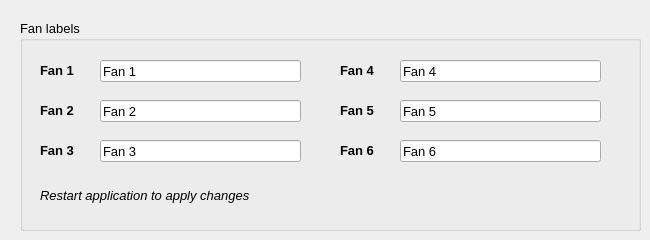
    <widget class="QWidget" name="tabRenameFans">
     <property name="enabled">
      <bool>true</bool>
     </property>
     <attribute name="title">
      <string>Rename Fans</string>
     </attribute>
     <widget class="QGroupBox" name="groupBoxFanNames">
      <property name="enabled">
       <bool>true</bool>
      </property>
      <property name="geometry">
       <rect>
        <x>20</x>
        <y>20</y>
        <width>621</width>
        <height>211</height>
       </rect>
      </property>
      <property name="font">
       <font>
        <pointsize>10</pointsize>
        <weight>50</weight>
        <bold>false</bold>
       </font>
      </property>
      <property name="title">
       <string>Fan labels</string>
      </property>
      <widget class="QLabel" name="label_77">
       <property name="geometry">
        <rect>
         <x>20</x>
         <y>80</y>
         <width>51</width>
         <height>21</height>
        </rect>
       </property>
       <property name="font">
        <font>
         <pointsize>10</pointsize>
         <weight>75</weight>
         <bold>true</bold>
        </font>
       </property>
       <property name="text">
        <string>Fan 2</string>
       </property>
      </widget>
      <widget class="QLineEdit" name="lineEditFan5">
       <property name="geometry">
        <rect>
         <x>380</x>
         <y>80</y>
         <width>201</width>
         <height>22</height>
        </rect>
       </property>
       <property name="font">
        <font>
         <pointsize>10</pointsize>
         <weight>50</weight>
         <bold>false</bold>
        </font>
       </property>
       <property name="text">
        <string>Fan 5</string>
       </property>
      </widget>
      <widget class="QLabel" name="label_147">
       <property name="geometry">
        <rect>
         <x>320</x>
         <y>80</y>
         <width>51</width>
         <height>21</height>
        </rect>
       </property>
       <property name="font">
        <font>
         <pointsize>10</pointsize>
         <weight>75</weight>
         <bold>true</bold>
        </font>
       </property>
       <property name="text">
        <string>Fan 5</string>
       </property>
      </widget>
      <widget class="QLineEdit" name="lineEditFan4">
       <property name="geometry">
        <rect>
         <x>380</x>
         <y>40</y>
         <width>201</width>
         <height>22</height>
        </rect>
       </property>
       <property name="font">
        <font>
         <pointsize>10</pointsize>
         <weight>50</weight>
         <bold>false</bold>
        </font>
       </property>
       <property name="text">
        <string>Fan 4</string>
       </property>
      </widget>
      <widget class="QLabel" name="label_6">
       <property name="geometry">
        <rect>
         <x>20</x>
         <y>40</y>
         <width>51</width>
         <height>21</height>
        </rect>
       </property>
       <property name="font">
        <font>
         <pointsize>10</pointsize>
         <weight>75</weight>
         <bold>true</bold>
        </font>
       </property>
       <property name="text">
        <string>Fan 1</string>
       </property>
      </widget>
      <widget class="QLabel" name="label_78">
       <property name="geometry">
        <rect>
         <x>20</x>
         <y>120</y>
         <width>51</width>
         <height>21</height>
        </rect>
       </property>
       <property name="font">
        <font>
         <pointsize>10</pointsize>
         <weight>75</weight>
         <bold>true</bold>
        </font>
       </property>
       <property name="text">
        <string>Fan 3</string>
       </property>
      </widget>
      <widget class="QLineEdit" name="lineEditFan6">
       <property name="geometry">
        <rect>
         <x>380</x>
         <y>120</y>
         <width>201</width>
         <height>22</height>
        </rect>
       </property>
       <property name="font">
        <font>
         <pointsize>10</pointsize>
         <weight>50</weight>
         <bold>false</bold>
        </font>
       </property>
       <property name="text">
        <string>Fan 6</string>
       </property>
      </widget>
      <widget class="QLineEdit" name="lineEditFan2">
       <property name="geometry">
        <rect>
         <x>80</x>
         <y>80</y>
         <width>201</width>
         <height>22</height>
        </rect>
       </property>
       <property name="font">
        <font>
         <pointsize>10</pointsize>
         <weight>50</weight>
         <bold>false</bold>
        </font>
       </property>
       <property name="text">
        <string>Fan 2</string>
       </property>
      </widget>
      <widget class="QLabel" name="label_149">
       <property name="geometry">
        <rect>
         <x>320</x>
         <y>120</y>
         <width>51</width>
         <height>21</height>
        </rect>
       </property>
       <property name="font">
        <font>
         <pointsize>10</pointsize>
         <weight>75</weight>
         <bold>true</bold>
        </font>
       </property>
       <property name="text">
        <string>Fan 6</string>
       </property>
      </widget>
      <widget class="QLabel" name="label_148">
       <property name="geometry">
        <rect>
         <x>320</x>
         <y>40</y>
         <width>51</width>
         <height>21</height>
        </rect>
       </property>
       <property name="font">
        <font>
         <pointsize>10</pointsize>
         <weight>75</weight>
         <bold>true</bold>
        </font>
       </property>
       <property name="text">
        <string>Fan 4</string>
       </property>
      </widget>
      <widget class="QLineEdit" name="lineEditFan1">
       <property name="geometry">
        <rect>
         <x>80</x>
         <y>40</y>
         <width>201</width>
         <height>22</height>
        </rect>
       </property>
       <property name="font">
        <font>
         <pointsize>10</pointsize>
         <weight>50</weight>
         <bold>false</bold>
        </font>
       </property>
       <property name="text">
        <string>Fan 1</string>
       </property>
      </widget>
      <widget class="QLineEdit" name="lineEditFan3">
       <property name="geometry">
        <rect>
         <x>80</x>
         <y>120</y>
         <width>201</width>
         <height>22</height>
        </rect>
       </property>
       <property name="font">
        <font>
         <pointsize>10</pointsize>
         <weight>50</weight>
         <bold>false</bold>
        </font>
       </property>
       <property name="text">
        <string>Fan 3</string>
       </property>
      </widget>
      <widget class="QLabel" name="label_4">
       <property name="geometry">
        <rect>
         <x>20</x>
         <y>160</y>
         <width>281</width>
         <height>31</height>
        </rect>
       </property>
       <property name="font">
        <font>
         <pointsize>10</pointsize>
         <italic>true</italic>
        </font>
       </property>
       <property name="text">
        <string>Restart application to apply changes</string>
       </property>
      </widget>
     </widget>
    </widget>
